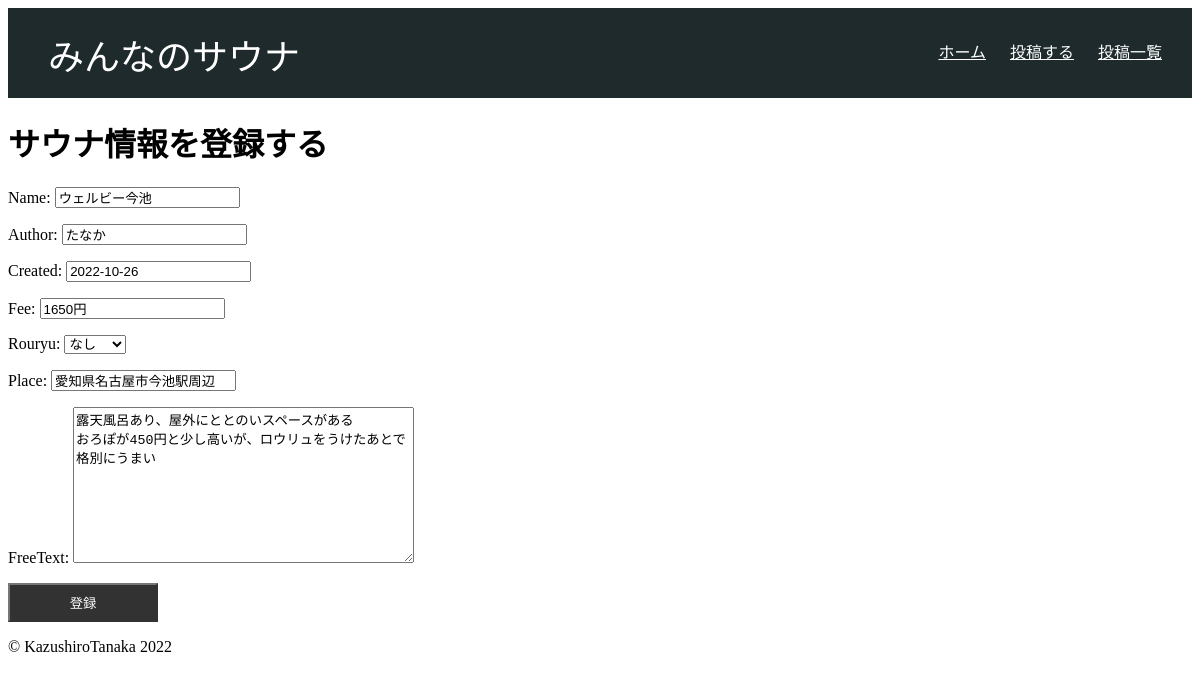
The app's page /update/2 (signed in) with its own data.
### blog/models.py (models this page shows, shortened)
class SaunaImformation(models.Model):
    ROURYU_CHOICE = (
        (True,'あり'),
        (False,'なし'),
    )
    name = models.CharField( max_length=100)
    author = models.CharField( max_length=100, default = "")
    created = models.DateField(default = date.today)
    fee =  models.CharField(max_length=100,default = " ")
    rouryu = models.BooleanField(choices=ROURYU_CHOICE)
    place = models.CharField(max_length = 50)
    FreeText =  models.TextField()

### blog/views.py (the view, shortened to what this page needs)
# urls.py: path('update/<int:pk>',login_required(views.Sauna_update.as_view()),name='update'),
class Sauna_update(UpdateView):
    fields = ("name","author","created","fee","rouryu","place","FreeText")
    model = models.SaunaImformation
    template_name = "blog/sauna_form.html"

### blog/templates/blog/sauna_form.html (shortened to what this page needs)
{% extends "blog/base.html" %}
{% block main %}
<h1>サウナ情報を登録する</h1>
  <form method="POST">
    {{ form.as_p }}
    <input type="submit" class='btn btn-primary' value="登録">
  </form>
{% endblock %}

### blog/static/main.css (style rules this page uses)
.btn { padding:8px 24px 8px 24px; color:white; display:inline-block; opacity:0.8; background-color:black; width: 150px; }

### records on screen
SaunaImformation: name "ウェルビー今池", author "たなか", created "2022-10-26", fee "1650円", rouryu "なし", place "愛知県名古屋市今池駅周辺", FreeText "露天風呂あり、屋外にととのいスペースがある おろぽが450円と少し高いが、ロウリュをうけたあとで格別にうまい"
